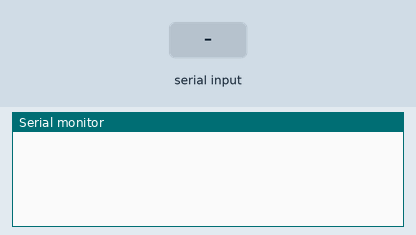
A sketch run on a simulated Arduino Uno, built with avr-gcc and run on an emulated ATmega328P. Shown: the last lines printed to the serial monitor. The inputs (shaded band) are chosen by the test bench.

Above: at 1.2 s.
1.3 s: "0" received over Serial
At 2.5 s:
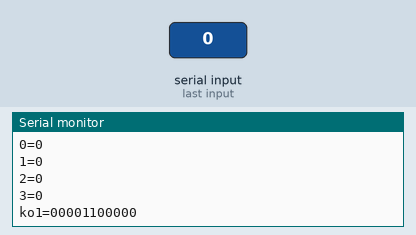
2.8 s: "1" received over Serial
At 4.1 s:
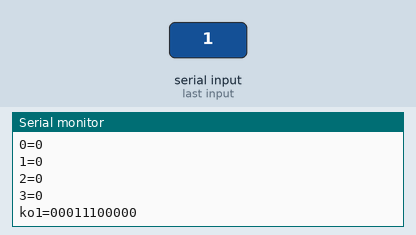
Timing chart, 0 to 5.8 s (numbered marks = the images above; inputs shaded):
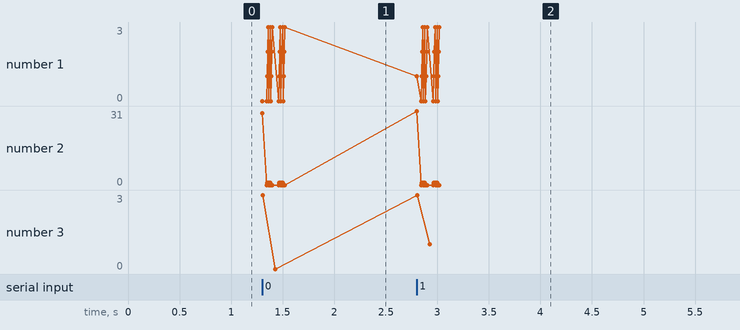

The sketch:

read.ino
```cpp
char copy[2];
String c,myText;
int x,r=0;
int gh[]={0x0,0x1,0x2,0x3,0x4,0x5,0x6,0x7,0x8,0x9,0xa,0xb,0xc,0xd,0xe,0xf};
void setup(){
Serial.begin(9600);
}
void loop(){
if(Serial.available()){
x= Serial.read();
Serial.write(x);
Serial.print("=");
Serial.println(x,HEX);
c=String(x,HEX);
c.toCharArray(copy,2);//將文字分解成字元存在陣列裡
for(int y=0;y<=1;y++){//跑C0,C1
  if(r>>1){ r=0;}
  String k="C"+String(r)+"=";
  Serial.print(k);
  Serial.println(c[r]);
  tt();
//Serial.println(myText);
  tBIN();
  coding();
      r++;
    }
  }
}
```

coding.ino
```cpp
void coding(){
   String ko;
   byte ry[]={1,1,0,0,0,1,0};
   byte cw[]={0,0,0,1,0,1,1};
   String df="B"+myText;
   //Serial.println(df);
   // int we;
   // we=(df.toInt());//C0C1
   byte we=B1100000;//6543210
   byte yw=B0001011;//造碼多項式  6543210
   Serial.println(we,BIN);
    ko=String(we,BIN);
int gh[]={0,0,0,0};
if(ry[0]==1){
    gh[0]=cw[3]^ry[0];
    gh[1]=cw[4]^ry[1];
    gh[2]=cw[5]^ry[2];
    gh[3]=cw[6]^ry[3];
    for(int fg=0;fg<=3;fg++){
    Serial.print(fg);
    Serial.print("=");
    Serial.println(gh[fg]);
    }
    if(gh[0]==1){
            }else if(gh[1]==1){
    gh[0]=cw[3]^gh[1];
    gh[1]=cw[4]^gh[2];
    gh[2]=cw[5]^gh[3];
    gh[3]=cw[6]^ry[4];
    for(int fg=0;fg<=3;fg++){
    Serial.print(fg);
    Serial.print("=");
    Serial.println(gh[fg]);
                  }
            if(gh[1]==1){
      gh[0]=cw[3]^gh[1];
      gh[1]=cw[4]^gh[2];
      gh[2]=cw[5]^gh[3];
      gh[3]=cw[6]^ry[5];
      for(int fg=0;fg<=3;fg++){
      Serial.print(fg);
      Serial.print("=");
      Serial.println(gh[fg]);
                }
            }
      if(gh[1]==1){
      gh[0]=cw[3]^gh[1];
      gh[1]=cw[4]^gh[2];
      gh[2]=cw[5]^gh[3];
      gh[3]=cw[6]^ry[6];
      for(int fg=0;fg<=3;fg++){
      Serial.print(fg);
      Serial.print("=");
      Serial.println(gh[fg]);
                }
            }
      }
  }

      Serial.println();
   int iu=ko.length();
   int lh=2;//控制補幾個零
   lh=lh-iu;
for(int i=0;i<=lh; i++){
  if(i>=0){
      if(ko.length()==3){
        Serial.print("ko=");
        Serial.println(ko);
       }else if(ko.length()!=3)
                 {
           ko="0"+ko;
                 }
          }
      }
    ko=myText+ko;
    Serial.print("ko1=");
    Serial.println(ko);

  }
```

run.ino
```cpp
void tt(){
if(String(c[r])=="0"){
  myText=String(gh[0],BIN);
    }
if(String(c[r])=="1"){
  myText=String(gh[1],BIN);
}
if(String(c[r])=="2"){
  myText=String(gh[2],BIN);
}
if(String(c[r])=="3"){
  myText=String(gh[3],BIN);
}
if(String(c[r])=="4"){
  myText=String(gh[4],BIN);
}
if(String(c[r])=="5"){
  myText=String(gh[5],BIN);
}
if(String(c[r])=="6"){
  myText=String(gh[6],BIN);
}
if(String(c[r])=="7"){
  myText=String(gh[07],BIN);
}
if(String(c[r])=="8"){
  myText=String(gh[8],BIN);
}
if(String(c[r])=="9"){
  myText=String(gh[9],BIN);
}
if(String(c[r])=="a"){
  myText=String(gh[10],BIN);
}
if(String(c[r])=="b"){
  myText=String(gh[11],BIN);
}
if(String(c[r])=="c"){
  myText=String(gh[12],BIN);
}
if(String(c[r])=="d"){
  myText=String(gh[13],BIN);
}
if(String(c[r])=="e"){
  myText=String(gh[14],BIN);
}
 if(String(c[r])=="f"){
  myText=String(gh[15],BIN);
  }
 }
```

tBIN.ino
```cpp
void tBIN(){
int iu=myText.length();
int lh=4;//控制補幾個零
lh=lh-iu;
//Serial.println(iu);
//Serial.println(lh);
for(int i=0;i<=lh; i++){
  //Serial.print("i=");
  //Serial.println(i);
  if(i>=0){
      if(myText.length()==4){
        String m="C"+String(r)+"二進位==>";
        Serial.print(m);
        Serial.println(myText);
       }else if(myText.length()!=4)
                 {
           myText="0"+myText;
                 }
          }
      }
   /*myText=myText+"000";
   Serial.print("移高三位==>");
   Serial.println(myText);   */
  }
```

Measured:
- after the input at 1.3 s, the serial monitor: prints a new line at once (image 1)
- after the input at 2.8 s, the serial monitor: prints a new line at once (image 2)
